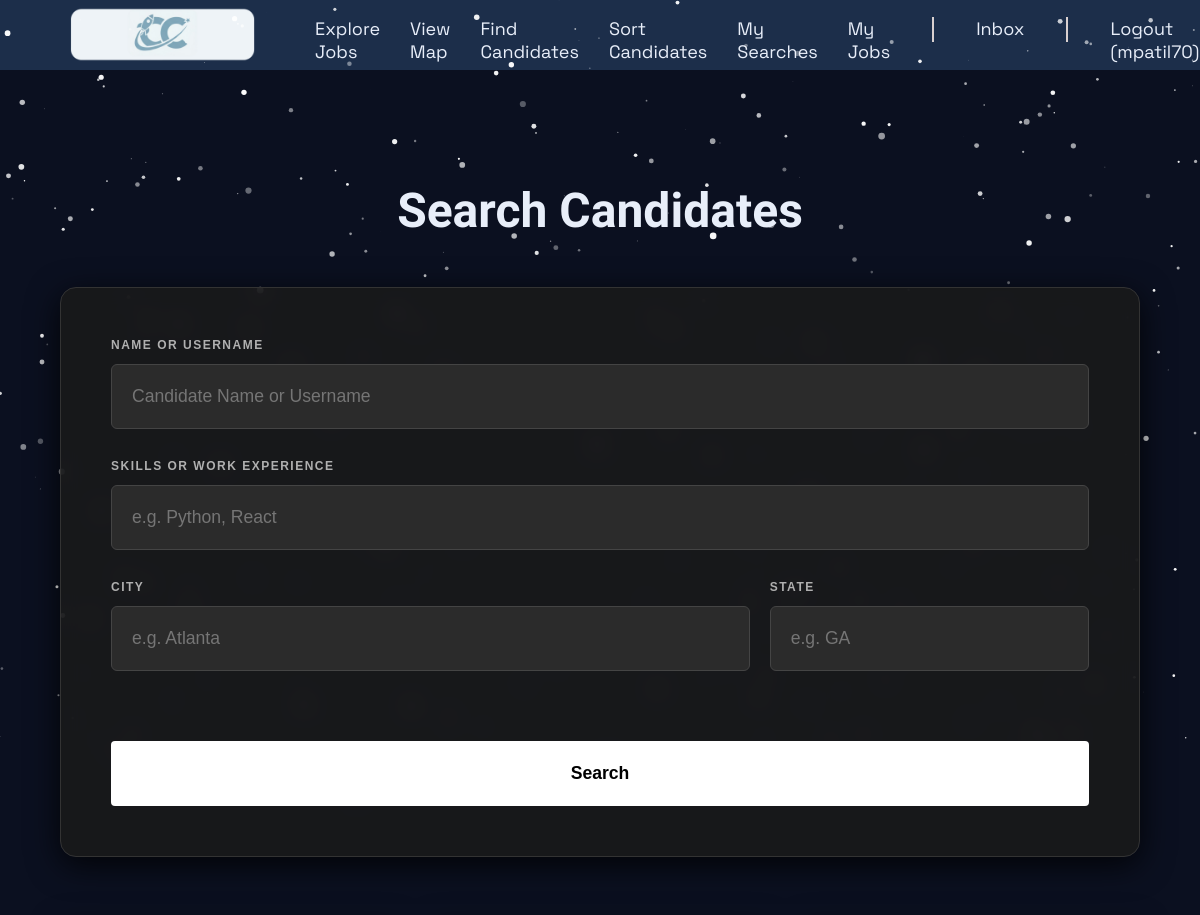
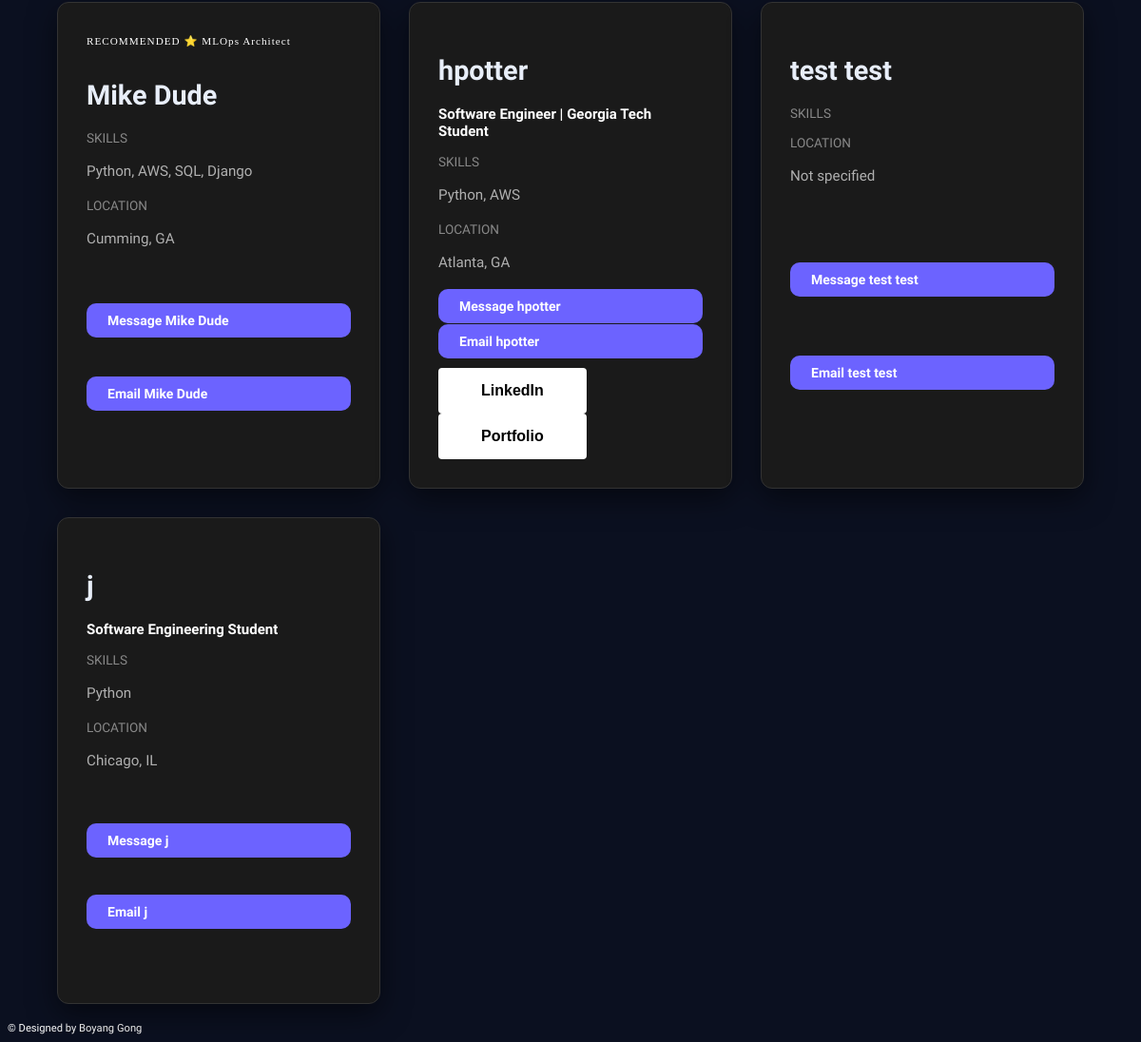
Screenshot of /accounts/search/ (signed in) with the database file from the repository (2 pictures, top to bottom).
### accounts/models.py (models this page shows, shortened)
class Profile(models.Model):
    user = models.OneToOneField(User, on_delete=models.CASCADE)
    is_recruiter = models.BooleanField(default=False, help_text="Check this box if you are a recruiter")
    headline = models.CharField(max_length=200, blank=True)
    skills = models.TextField(help_text="Comma separated list of skills", blank=True)
    education = models.TextField(help_text="Details about your education", blank=True)
    work_experience = models.TextField(help_text="Details about your work history", blank=True)
    linkedin_link = models.URLField(blank=True)
    portfolio_link = models.URLField(blank=True)
    is_public = models.BooleanField(default=True)
    address = models.CharField(max_length=300, blank=True, help_text="Street address (optional)")
    city = models.CharField(max_length=100, blank=True)
    state = models.CharField(max_length=100, blank=True)
    location_lat = models.DecimalField(decimal_places=6, max_digits=9, null=True, blank=True)
    location_long = models.DecimalField(decimal_places=6, max_digits=9, null=True, blank=True)
    notif_check = models.BooleanField(default=False)
    last_activity = models.DateTimeField(null=True, blank=True)
    total_time_on_site = models.FloatField(
        default=0.0,
        help_text="Accumulated seconds the user has spent on the site"
    )
    @property
    def display_name(self):
        full_name = self.user.get_full_name().strip()
        return full_name or self.user.username

### jobs/models.py (models this page shows, shortened)
class Job(models.Model):
    JOB_TYPES = [
        ('remote', 'Remote'),
        ('onsite', 'On-site'),
        ('hybrid', 'Hybrid'),
    ]
    recruiter = models.ForeignKey(User, on_delete=models.CASCADE)
    company_name = models.CharField(max_length=200)
    title = models.CharField(max_length=200)
    description = models.TextField()
    address = models.CharField(max_length=300, blank=True)
    city = models.CharField(max_length=100)
    state = models.CharField(max_length=100)
    salary_min = models.IntegerField()
    salary_max = models.IntegerField()
    skills_required = models.CharField(max_length=500)
    job_type = models.CharField(max_length=10, choices=JOB_TYPES)
    visa_sponsorship = models.BooleanField(default=False)
    posted_at = models.DateTimeField(auto_now_add=True)
    location_lat = models.DecimalField(decimal_places=6, max_digits=9, null=True, blank=True)
    location_long = models.DecimalField(decimal_places=6, max_digits=9, null=True, blank=True)

### accounts/views.py (the view)
# urls.py: path('search/', views.search_candidates, name='accounts.search'),
@login_required
def search_candidates(request):
    if not getattr(request.user.profile, 'is_recruiter', False):
        return HttpResponseForbidden("Only recruiters can search for candidates.")
    candidates = Profile.objects.filter(is_recruiter=False, is_public=True)
    user_query = request.GET.get('user')
    skills_query = request.GET.get('skills')
    city_query = request.GET.get('city')
    state_query = request.GET.get('state')
    if user_query:
        candidates = candidates.filter(
            Q(user__username__icontains=user_query)
            | Q(user__first_name__icontains=user_query)
            | Q(user__last_name__icontains=user_query)
        )
    if skills_query:
        skills = [skill.strip() for skill in skills_query.split(",") if skill.strip()]
        for skill in skills:
            candidates = candidates.filter(Q(skills__icontains=skill) | Q(work_experience=skill))
    if city_query:
        candidates = candidates.filter(city__icontains=city_query)
    if state_query:
        candidates = candidates.filter(state__icontains=state_query)
    recruiter_jobs = Job.objects.filter(recruiter=request.user)
    candidates_list = list(candidates)
    for candidate in candidates_list:
        candidate.recommendations = []
        if candidate.skills:
            for job in recruiter_jobs:
                percent_match = calculate_match(job.skills_required, candidate.skills)
                if percent_match >= 70:
                    candidate.recommendations.append({
                        'title': job.title,
                        'percent': percent_match,
                        'type': job.id
                    })
    candidates_list.sort(key=lambda x: len(x.recommendations), reverse=True)
    context = {
        'candidates': candidates_list,
        'values': request.GET
    }
    return render(request, 'accounts/candidate_search.html', context)

### jobs/utils.py (called while the page is built)
def calculate_match(job, profile):
    if not job or not profile:
        return 0
    job_skills = {skill.strip().lower() for skill in job.split(",")}
    profile_skills = {skill.strip().lower() for skill in profile.split(",")}
    if not job_skills:
        return 0
    matches = 0
    for skill in job_skills:
        if skill in profile_skills:
            matches += 1
    return (matches / len(job_skills)) * 100

### accounts/templates/accounts/candidate_search.html (shortened to what this page needs)
{% extends 'base.html' %}
{% load static %}
{% block content %}
<div class="main-scroll-area">
    <div class="jobs-list-wrapper" style="width: 90%; max-width: 1200px; margin: 50px auto;">
        <h1 class="page-title">Search Candidates</h1>
        <div class="filter-glass-card">
            <form method="GET" action=".">
                <div class="filter-group">
                    <label class="filter-label">Name or Username</label>
                    <input type="text" name="user" class="filter-custom-input" placeholder="Candidate Name or Username" value="{{ values.user }}" style="margin-bottom: 30px">
                    <label class="filter-label">Skills or Work Experience</label>
                    <input type="text" name="skills" class="filter-custom-input" placeholder="e.g. Python, React" value="{{ values.skills }}">
                </div>
                <div style="display:flex; gap:20px;">
                    <div class="filter-group" style="flex:2; min-width:0;">
                        <label class="filter-label">City</label>
                        <input type="text" name="city" class="filter-custom-input" placeholder="e.g. Atlanta" value="{{ values.city }}">
                    </div>
                    <div class="filter-group" style="flex:1; min-width:0;">
                        <label class="filter-label">State</label>
                        <input type="text" name="state" class="filter-custom-input" placeholder="e.g. GA" value="{{ values.state }}">
                    </div>
                </div>
                <div class="search-button-wrapper">
                    <button type="submit" class="btn-save" style="width:100%; height:65px; font-size:1.1rem;">Search</button>
                </div>
            </form>
        </div>
        <div class="jobs-grid">
            {% for candidate in candidates %}
            <div class="job-portrait-card">
                <div>
                    {% if candidate.recommendations %}
                    <div style="margin-bottom: 5px;">
                        {% for rec in candidate.recommendations %}
                        <div style="display: inline-block; margin-right: 8px; margin-bottom: 8px;">
                                <span class="badge bg-info" style="font-size: 0.7rem; letter-spacing: 1px;">
                                    RECOMMENDED ⭐ {{ rec.title }}
                                </span>
                        </div>
                        {% endfor %}
                    </div>
                    {% endif %}
                    <h2 style="font-family: 'Sora', serif; font-size: 1.8rem; margin-bottom: 5px;">{{ candidate.display_name }}</h2>
                    <h4 style="font-family: 'Sora', serif; font-size: 15px; margin-bottom: 15px;">{{ candidate.headline }}</h4>
                    <p style="color: #888; font-size: 0.85rem;">SKILLS</p>
                    <p style="color: #b0b0b0; font-size: 0.95rem; line-height: 1.6;">
                        {{ candidate.skills }}
                    </p>
                    <p style="color: #888; font-size: 0.85rem;">LOCATION</p>
                    <p style="color: #b0b0b0; font-size: 0.95rem; line-height: 1.6;">
                        {% if candidate.city or candidate.state %}
                            {{ candidate.city }}{% if candidate.city and candidate.state %}, {% endif %}{{ candidate.state }}
                        {% else %}
                            Not specified
                        {% endif %}
                    </p>
                </div>
                {% if request.user.profile.is_recruiter %}
                    <a href="{% url 'start_conversation' candidate.id %}" class="message-btn">
                        Message {{ candidate.display_name }}
                    </a>
                    <a href="mailto:{{ candidate.user.email }}?subject={{ 'Opportunity via CareerConnect'|urlencode }}&body={{ 'Hi '|add:candidate.display_name|add:',\n\n'|urlencode }}" class="message-btn">
                        Email {{ candidate.display_name }}
                    </a>
                {% endif %}
                <div class="mt-4 pt-4 border-top border-secondary">
                    <div style="margin-top: 10px;">
                        {% if candidate.linkedin_link %}
                            <a href="{{ candidate.linkedin_link }}" target="_blank" class="btn-save"
                               style="display:inline-block; padding:8px 12px; background-color:#0077b5; color:white; text-decoration:none; border-radius:4px;">
                               LinkedIn
                            </a>
                        {% endif %}
                        {% if candidate.portfolio_link %}
                            <a href="{{ candidate.portfolio_link }}" target="_blank" class="btn-save"
                               style="display:inline-block; padding:8px 12px; text-decoration:none; border-radius:4px;">
                               Portfolio
                            </a>
                        {% endif %}
                    </div>
                </div>
            </div>
            {% empty %}
            <div class="col-12 text-center py-5">
                <p style="color: #ffffff; font-size: 1.2rem; margin-bottom: 30px;">No candidates within orbit.</p>
                <a href="." class="btn-cancel" style="display: inline-block;">Clear Filters</a>
            </div>
            {% endfor %}
        </div>
    </div>
</div>
{% endblock %}

### careerconnect/templates/base.html (shortened to what this page needs)
<!DOCTYPE html>
    <html>
    {% load static %}
    <head>
        <link rel="stylesheet" type="text/css" href="{% static 'css/style.css' %}">
    </head>
    <body>
        <nav>
            <a class="logo" href="/">
                <img src="{% static 'img/CCLogo.png' %}" alt="CareerConnect" height="225" />
            </a>
            <ul class="nav-links">
                <li><a href="{% url 'jobs:index' %}">Explore Jobs</a></li>
                {% if user.is_authenticated %}
                    {% if user.profile.is_recruiter %}
                        <li><a href="{% url 'maps.recruiter' %}">View Map</a></li>
                        <li><a href="{% url 'accounts.search' %}">Find Candidates</a></li>
                        <li><a href="{% url 'applications.kanban' %}">Sort Candidates</a></li>
                        <li><a href="{% url 'my_searches' %}">My Searches</a></li>
                        <li><a href="{% url 'jobs:recruiter_jobs' %}">My Jobs</a></li>
                        <div class="nav-divider d-none d-lg-block"></div>
                    {% else %}
                        <li><a href="{% url 'maps.index' %}">View Map</a></li>
                        <li><a href="{% url 'applications.index' %}">My Applications</a></li>
                        <li><a href="{% url 'profile.edit' %}">My Profile</a></li>
                        <div class="nav-divider d-none d-lg-block"></div>
                    {% endif %}
                    <li><a href="{% url 'inbox' %}">Inbox</a></li>
                    <div class="nav-divider d-none d-lg-block"></div>
                    <li><a href="{% url 'accounts.logout' %}">Logout ({{ user.username }})</a></li>
                {% else %}
                <li><a href="{% url 'maps.index' %}">View Map</a></li>
                <div class="nav-divider d-none d-lg-block"></div>
                <li><a href="{% url 'accounts.login' %}">Login</a></li>
                <li><a href="{% url 'accounts.signup' %}">Sign Up</a></li>
                {% endif %}
            </ul>
        </nav>
        {% block content %}
        {% endblock content %}
        <footer class="thin-footer">
            <div class="thin-footer-inner">
                <span>© Designed by Boyang Gong</span>
             </div>
        </footer>
    </body>
    </html>

### careerconnect/static/css/style.css (style rules this page uses)
html { height: 100%; margin: 0; }
body { background-color: #0b1020; overflow: hidden; margin: 0; min-height: 100vh; display: flex; flex-direction: column; height: 100%; }
h1 { color: #e8eef9; font-size: 75px; font-family: 'Sora', 'Times New Roman', serif; }
h1[class] { color: #e8eef9; font-family: 'Sora', 'Times New Roman', serif; }
h2 { color: #e8eef9; font-family: 'Sora', 'Times New Roman', serif; }
p { font-size: 20px; font-family: 'Sora', 'Times New Roman', serif; }
nav { display: flex; justify-content: space-between; width: 100%; align-items: center; padding: 20px 50px; position: fixed; top: 0; left: 0; box-sizing: border-box; height:70px; background-color: #1c2e4a; }
.nav-divider { width: 2px; min-width: 1px; height: 25px; align-self: stretch; background-color: rgb(216, 208, 208); margin: 0 12px; flex-shrink: 0; }
.logo { color: #e8eef9; font-size: 24px; font-weight: bold; text-decoration: none; font-family: 'Space Grotesk', 'Times New Roman', serif; }
.logo img { margin-top: 5px; }
.nav-links { list-style: none; display: flex; gap: 30px; padding-top: 9px; font-family: 'Space Grotesk', 'Times New Roman', serif; }
.nav-links a { color: #e8eef9; text-decoration: none; font-size: 18px; transition: opacity 0.2s; }
.thin-footer { width: 100%; padding: 8px; font-size: 0.7rem; font-family: 'Sora', serif; color: white; margin-top: auto; z-index: 1; align-items: center; }
.thin-footer-inner { display: flex; justify-content: left; }
.main-scroll-area { position: fixed; top: 100px; left: 0; width: 100%; height: calc(100vh - 90px); overflow-y: auto; z-index: 10; display: flex; justify-content: center; align-items: flex-start; scrollbar-width: thin; scrollbar-color: #2b2b2b #050505; }
* { scrollbar-width: thin; scrollbar-color: #2b2b2b #050505; }
.page-title { font-family: 'Georgia', 'Times New Roman', serif; color: #ffffff; font-size: 3rem; text-align: center; margin-bottom: 3rem; }
.btn-save { background-color: white !important; color: black !important; font-family: sans-serif !important; font-weight: bold !important; padding: 15px 45px !important; border: none !important; border-radius: 4px !important; transition: 0.3s; }
.jobs-grid { display: grid; grid-template-columns: repeat(auto-fill, minmax(300px, 1fr)); gap: 30px; width: 100%; margin-top: 20px; }
.job-portrait-card { background-color: #1a1a1a; border: 1px solid #333; border-radius: 12px; padding: 30px; display: flex; flex-direction: column; justify-content: space-between; min-height: 450px; transition: transform 0.3s ease, border-color 0.3s ease; text-decoration: none; color: white; box-shadow: 0 10px 30px rgba(0, 0, 0, 0.5); }
.filter-glass-card { background-color: rgba(26, 26, 26, 0.85); backdrop-filter: blur(10px); border: 1px solid #333; border-radius: 16px; padding: 50px; margin-bottom: 60px; box-shadow: 0 8px 32px rgba(0, 0, 0, 0.8); box-sizing: border-box; }
.filter-group { margin-bottom: 30px; width: 100%; }
.filter-label { font-family: sans-serif; color: #b0b0b0; font-size: 0.75rem; font-weight: 600; text-transform: uppercase; letter-spacing: 1.5px; margin-bottom: 12px; display: block; }
.filter-custom-input { background-color: #2b2b2b !important; border: 1px solid #444 !important; color: #ffffff !important; width: 100%; height: 65px; padding: 0 20px !important; border-radius: 6px; font-size: 1.1rem; transition: border-color 0.3s ease; box-sizing: border-box; }
.search-button-wrapper { margin-top: 40px; display: flex; }
.message-btn { display: inline-block; padding: 10px 22px; background: #6c63ff; color: white; text-decoration: none; border-radius: 10px; font-family: 'Sora', sans-serif; font-size: 14px; font-weight: 600; border: none; cursor: pointer; transition: background 0.25s ease, color 0.25s ease; }

### rows the page displays
Profile: display_name "Mike Dude", skills "Python, AWS, SQL, Django", city "Cumming", state "GA"
Job: title "MLOps Architect"
Profile: display_name "hpotter", headline "Software Engineer | Georgia Tech Student", skills "Python, AWS", city "Atlanta", state "GA"
Profile: display_name "test test", city "Not specified"
Profile: display_name "j", headline "Software Engineering Student", skills "Python", city "Chicago", state "IL"

### other values shown
{{ user.username }} "mpatil70"
